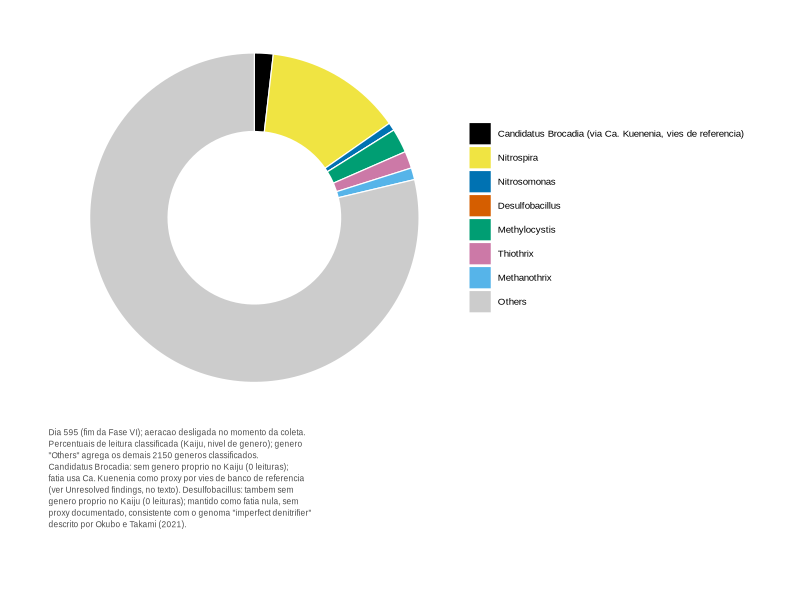
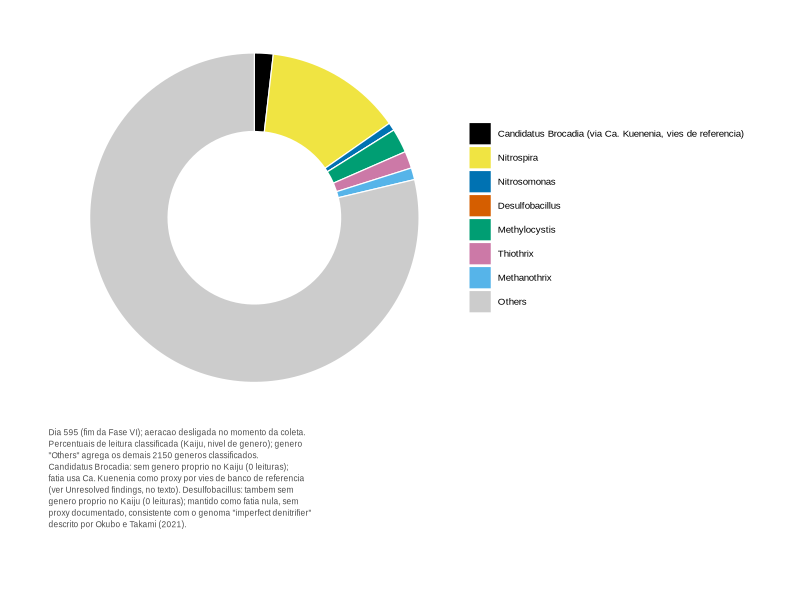
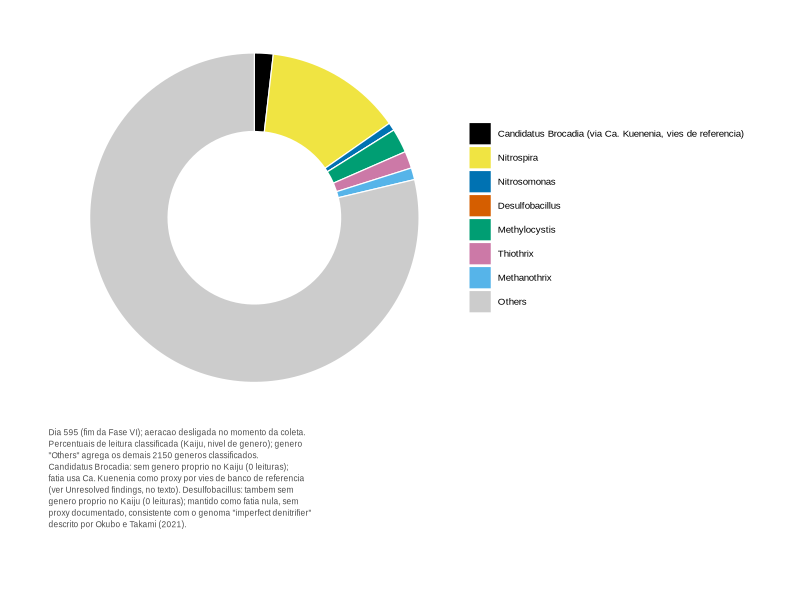

Generate these figures, in order, with R:
# =============================================================================
# Figura 6 — Composição da comunidade por leitura (Kaiju, nível de genero)
# Projeto: SBRIA PN/A (anammox) — amostra NGS1140_6S
# Amostragem: dia 595, fim da Fase VI operacional, aeração DESLIGADA no
# momento da coleta (fase anoxica do ciclo intermitente).
# Fonte dos dados: Kaiju/kaiju_report/NGS1140_6S_trimmed_reads-genus.kaijuReport
# (2157 generos; percentuais de leitura classificada, nao de leitura total).
#
# Escopo: os oito organismos-chave da Table 1 (via gene-level MAG), reduzidos
# aos que tem correspondencia direta em nivel de genero no Kaiju. VBCG01
# (bin.008/bin.018) nao entra: e um nome de linhagem GTDB sem taxonomia de
# genero formal, nao aparece como tal no banco de referencia do Kaiju.
#
# DUAS RESSALVAS DE DADOS (mesma logica ja documentada no texto do artigo,
# secao "Unresolved findings and methodological limitations"):
#   1. Brocadia (bin.009) NAO aparece como genero proprio no relatorio Kaiju
#      (0 leituras). Usa-se Candidatus Kuenenia (1,838%) como proxy, pelo
#      mesmo argumento ja no texto: o mapeamento de 61,87% dessas leituras
#      contra bin.009 sugere que a maioria se origina de Brocadia e foi
#      atribuida a Kuenenia por vies de banco de referencia (K. stuttgartiensis
#      mais representada que Brocadia no banco do Kaiju). Fatia rotulada
#      "Candidatus Brocadia (via Ca. Kuenenia, vies de referencia)".
#   2. Desulfobacillus (bin.011) tambem NAO aparece como genero proprio
#      (0 leituras; a unica entrada proxima e Acididesulfobacillus, 0,008%,
#      genero nao relacionado). Consistente com a descricao de Okubo e Takami
#      (2021) do genoma como um "imperfect denitrifier" divergente o
#      suficiente para escapar da classificacao padrao por leitura. Fatia
#      mantida em 0% com rotulo e chamada de nota, nao omitida nem substituida
#      por proxy (ao contrario de Brocadia, nao ha um candidato de
#      classificacao errada documentado para este caso).
# =============================================================================

suppressPackageStartupMessages({
  library(tibble)
  library(dplyr)
  library(ggplot2)
})

# ---- 1. Dados (Kaiju, nivel de genero; ver caminho do arquivo no cabecalho) --
comp <- tribble(
  ~organismo,                                                  ~pct,       ~nota,
  "Candidatus Brocadia (via Ca. Kuenenia, vies de referencia)", 1.838476,  "proxy",
  "Nitrospira",                                                 13.448339, "",
  "Nitrosomonas",                                                0.783689, "",
  "Desulfobacillus",                                             0.000000, "nao_detectado",
  "Methylocystis",                                               2.370893, "",
  "Thiothrix",                                                   1.677262, "",
  "Methanothrix",                                                1.160403, ""
)

outros_pct <- 100 - sum(comp$pct)
comp <- comp |>
  add_row(organismo = "Others", pct = outros_pct, nota = "") |>
  mutate(
    organismo = factor(organismo, levels = rev(organismo)),
    label = sprintf("%.2f%%", pct)
  )

stopifnot(abs(sum(comp$pct) - 100) < 1e-6)

# ---- 2. Paleta (Okabe-Ito, colorblind-safe; consistente com Figura 1) -------
pal <- c(
  "Candidatus Brocadia (via Ca. Kuenenia, vies de referencia)" = "#000000",
  "Nitrospira"       = "#F0E442",
  "Nitrosomonas"     = "#0072B2",
  "Desulfobacillus"  = "#D55E00",
  "Methylocystis"    = "#009E73",
  "Thiothrix"        = "#CC79A7",
  "Methanothrix"     = "#56B4E9",
  "Others"           = "#CCCCCC"
)

# ---- 3. Grafico (donut; coord_polar sobre barra empilhada) -------------------
base_size <- 8
font_family <- Sys.getenv("FIG_FONT",
  if (Sys.info()[["sysname"]] == "Darwin") "Helvetica" else "Liberation Sans")

p <- ggplot(comp, aes(x = 2, y = pct, fill = organismo)) +
  geom_col(colour = "white", linewidth = 0.4, width = 1) +
  coord_polar(theta = "y") +
  xlim(0.4, 2.5) +
  scale_fill_manual(values = pal, name = NULL,
                     breaks = rev(levels(comp$organismo))) +
  labs(caption = paste0(
    "Dia 595 (fim da Fase VI); aeracao desligada no momento da coleta.\n",
    "Percentuais de leitura classificada (Kaiju, nivel de genero); genero\n",
    "\"Others\" agrega os demais 2150 generos classificados.\n",
    "Candidatus Brocadia: sem genero proprio no Kaiju (0 leituras);\n",
    "fatia usa Ca. Kuenenia como proxy por vies de banco de referencia\n",
    "(ver Unresolved findings, no texto). Desulfobacillus: tambem sem\n",
    "genero proprio no Kaiju (0 leituras); mantido como fatia nula, sem\n",
    "proxy documentado, consistente com o genoma \"imperfect denitrifier\"\n",
    "descrito por Okubo e Takami (2021)."
  )) +
  theme_void(base_size = base_size, base_family = font_family) +
  theme(
    plot.background  = element_rect(fill = "white", colour = NA),
    panel.background = element_rect(fill = "white", colour = NA),
    legend.position   = "right",
    legend.text       = element_text(size = base_size - 1),
    plot.caption      = element_text(hjust = 0, size = base_size - 2,
                                     colour = "grey30", lineheight = 1.15),
    plot.margin       = margin(3, 4, 18, 2, unit = "mm")
  )

# ---- 4. Exportacao (Bioresource Technology / Elsevier) -----------------------
out_dir <- "figures"
dir.create(out_dir, showWarnings = FALSE)
w_mm <- 140; h_mm <- 110

ggsave(file.path(out_dir, "Fig6_kaiju_composition.tiff"), p,
       device = ragg::agg_tiff, width = w_mm, height = h_mm, units = "mm",
       dpi = 1000, compression = "lzw", bg = "white")
ggsave(file.path(out_dir, "Fig6_kaiju_composition.pdf"), p,
       device = grDevices::pdf, width = w_mm, height = h_mm, units = "mm",
       bg = "white")
ggsave(file.path(out_dir, "Fig6_kaiju_composition_preview.png"), p,
       device = ragg::agg_png, width = w_mm, height = h_mm, units = "mm",
       dpi = 300, bg = "white")

sessionInfo()
